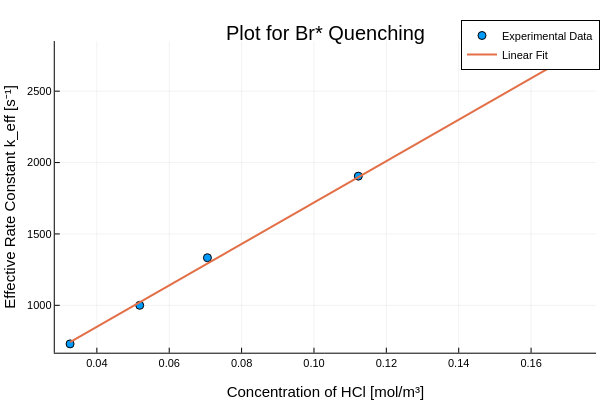

Notebook code cell kept with this figure:
### Markdown cell above
### 1b.) 

$$k_{eff} = \frac{1}{\tau} = k_1[\text{HCl}] + k_2[\text{Br}_2]$$

The slope of this plot is $k_1$ with a y-intercept of $k_2[\text{Br}_2]$.

### Code cell
using Plots

plotlyjs()

R = 8.314        # J/(mol*K)
T = 300.0        # K

P_br2_torr = [0.5, 0.5, 0.5, 0.5, 0.5]
P_br2_pas = P_br2_torr .* 133.322
conc_br2 = P_br2_pas ./ (R * T)

P_hcl_torr = [0.61, 0.97, 1.32, 2.10, 3.25]
P_hcl_pas = P_hcl_torr .* 133.322
conc_hcl = P_hcl_pas ./ (R * T)

tau_us = [1370, 1000, 750, 525, 360]
tau_s = 1 ./ (tau_us .* 1e-6)

length_conc = length(conc_hcl)
avg_conc = sum(conc_hcl) / length_conc
avg_tau = sum(tau_s) / length_conc

numerator = sum((conc_hcl .- avg_conc) .* (tau_s .- avg_tau))
denominator = sum((conc_hcl .- avg_conc) .^ 2)

k1 = numerator / denominator
intercept = avg_tau - (k1 * avg_conc)

k2 = intercept / conc_br2[1]

conc_range = range(minimum(conc_hcl), maximum(conc_hcl), length=100)
fit_line = k1 .* conc_range .+ intercept

println("k1: ", round(k1, digits=2), " m³/(mol*s)")
println("k2: ", round(k2, digits=2), " m³/(mol*s)")

scatter(
    conc_hcl,
    tau_s,
    xlabel = "Concentration of HCl [mol/m³]",
    ylabel = "Effective Rate Constant k_eff [s⁻¹]",
    title = "Plot for Br* Quenching",
    label = "Experimental Data"
)

plot!(
    conc_range, 
    fit_line,
    label = "Linear Fit",
    linewidth = 2
)

### Figure 1 — Plotly figure (JSON) as saved in the notebook; plotly's stock layout.template omitted (floating-point values rounded to 4 significant figures)
{"data": [{"colorbar": {"len": 0.8657, "title": "", "x": 0.9934, "y": 0.5087}, "legendgroup": "Experimental Data", "marker": {"color": "rgba(0, 154, 250, 1.000)", "line": {"color": "rgba(0, 0, 0, 1.000)", "width": 1}, "size": 8, "symbol": "circle"}, "mode": "markers", "name": "Experimental Data", "showlegend": true, "type": "scatter", "x": [0.03261, 0.05185, 0.07056, 0.1123, 0.1737], "xaxis": "x", "y": [729.9, 1000, 1333.0, 1905.0, 2778.0], "yaxis": "y"}, {"colorbar": {"len": 0.8657, "title": "", "x": 0.9934, "y": 0.5087}, "legendgroup": "Linear Fit", "line": {"color": "rgba(227, 111, 71, 1.000)", "dash": "solid", "shape": "linear", "width": 2}, "mode": "lines", "name": "Linear Fit", "showlegend": true, "type": "scatter", "x": [0.03261, 0.03403, 0.03546, 0.03688, 0.03831, 0.03973, 0.04116, 0.04258, 0.04401, 0.04543, 0.04686, 0.04829, 0.04971, 0.05114, 0.05256, 0.05399, 0.05541, 0.05684, 0.05826, 0.05969, 0.06111, 0.06254, 0.06397, 0.06539, 0.06682, 0.06824, 0.06967, 0.07109, 0.07252, 0.07394, 0.07537, 0.07679, 0.07822, 0.07964, 0.08107, 0.0825, 0.08392, 0.08535, 0.08677, 0.0882, 0.08962, 0.09105, 0.09247, 0.0939, 0.09532, 0.09675, 0.09817, 0.0996, 0.101, 0.1025, 0.1039, 0.1053, 0.1067, 0.1082, 0.1096, 0.111, 0.1124, 0.1139, 0.1153, 0.1167, 0.1181, 0.1196, 0.121, 0.1224, 0.1238, 0.1253, 0.1267, 0.1281, 0.1295, 0.131, 0.1324, 0.1338, 0.1352, 0.1367, 0.1381, 0.1395, 0.1409, 0.1424, 0.1438, 0.1452, 0.1466, 0.1481, 0.1495, 0.1509, 0.1523, 0.1538, 0.1552, 0.1566, 0.158, 0.1595, 0.1609, 0.1623, 0.1637, 0.1652, 0.1666, 0.168, 0.1694, 0.1709, 0.1723, 0.1737], "xaxis": "x", "y": [743.0, 763.7, 784.4, 805.0, 825.7, 846.4, 867.1, 887.7, 908.4, 929.1, 949.7, 970.4, 991.1, 1012.0, 1032.0, 1053.0, 1074.0, 1094.0, 1115.0, 1136.0, 1156.0, 1177.0, 1198.0, 1218.0, 1239.0, 1260.0, 1280.0, 1301.0, 1322.0, 1342.0, 1363.0, 1384.0, 1404.0, 1425.0, 1446.0, 1466.0, 1487.0, 1508.0, 1528.0, 1549.0, 1570.0, 1590.0, 1611.0, 1632.0, 1653.0, 1673.0, 1694.0, 1715.0, 1735.0, 1756.0, 1777.0, 1797.0, 1818.0, 1839.0, 1859.0, 1880.0, 1901.0, 1921.0, 1942.0, 1963.0, 1983.0, 2004.0, 2025.0, 2045.0, 2066.0, 2087.0, 2107.0, 2128.0, 2149.0, 2169.0, 2190.0, 2211.0, 2231.0, 2252.0, 2273.0, 2293.0, 2314.0, 2335.0, 2355.0, 2376.0, 2397.0, 2417.0, 2438.0, 2459.0, 2479.0, 2500.0, 2521.0, 2541.0, 2562.0, 2583.0, 2603.0, 2624.0, 2645.0, 2665.0, 2686.0, 2707.0, 2727.0, 2748.0, 2769.0, 2789.0], "yaxis": "y"}], "layout": {"annotations": [{"font": {"color": "rgba(0, 0, 0, 1.000)", "family": "sans-serif", "size": 20}, "rotation": 0, "showarrow": false, "text": "Plot for Br* Quenching", "x": 0.5424, "xanchor": "center", "xref": "paper", "y": 1, "yanchor": "top", "yref": "paper"}], "height": 400, "legend": {"bgcolor": "rgba(255, 255, 255, 1.000)", "bordercolor": "rgba(0, 0, 0, 1.000)", "borderwidth": 1, "font": {"color": "rgba(0, 0, 0, 1.000)", "family": "sans-serif", "size": 11}, "title": {"font": {"color": "rgba(0, 0, 0, 1.000)", "family": "sans-serif", "size": 15}, "text": ""}, "tracegroupgap": 0, "traceorder": "normal", "x": 1, "xanchor": "auto", "y": 1, "yanchor": "auto"}, "margin": {"b": 20, "l": 0, "r": 0, "t": 20}, "paper_bgcolor": "rgba(255, 255, 255, 1.000)", "plot_bgcolor": "rgba(255, 255, 255, 1.000)", "showlegend": true, "width": 600, "xaxis": {"anchor": "y", "domain": [0.09128, 0.9934], "gridcolor": "rgba(0, 0, 0, 0.100)", "gridwidth": 0.5, "linecolor": "rgba(0, 0, 0, 1.000)", "mirror": false, "range": [0.02837, 0.178], "showgrid": true, "showline": true, "showticklabels": true, "tickangle": 0, "tickcolor": "rgb(0, 0, 0)", "tickfont": {"color": "rgba(0, 0, 0, 1.000)", "family": "sans-serif", "size": 11}, "tickmode": "array", "ticks": "inside", "ticktext": ["0.04", "0.06", "0.08", "0.10", "0.12", "0.14", "0.16"], "tickvals": [0.04, 0.06, 0.08, 0.1, 0.12, 0.14, 0.16], "title": "Concentration of HCl [mol/m³]", "titlefont": {"color": "rgba(0, 0, 0, 1.000)", "family": "sans-serif", "size": 15}, "type": "-", "visible": true, "zeroline": false, "zerolinecolor": "rgba(0, 0, 0, 1.000)"}, "yaxis": {"anchor": "x", "domain": [0.07581, 0.9415], "gridcolor": "rgba(0, 0, 0, 0.100)", "gridwidth": 0.5, "linecolor": "rgba(0, 0, 0, 1.000)", "mirror": false, "range": [668.1, 2851.0], "showgrid": true, "showline": true, "showticklabels": true, "tickangle": 0, "tickcolor": "rgb(0, 0, 0)", "tickfont": {"color": "rgba(0, 0, 0, 1.000)", "family": "sans-serif", "size": 11}, "tickmode": "array", "ticks": "inside", "ticktext": ["1000", "1500", "2000", "2500"], "tickvals": [1000, 1500, 2000, 2500], "title": "Effective Rate Constant k_eff [s⁻¹]", "titlefont": {"color": "rgba(0, 0, 0, 1.000)", "family": "sans-serif", "size": 15}, "type": "-", "visible": true, "zeroline": false, "zerolinecolor": "rgba(0, 0, 0, 1.000)"}}}
